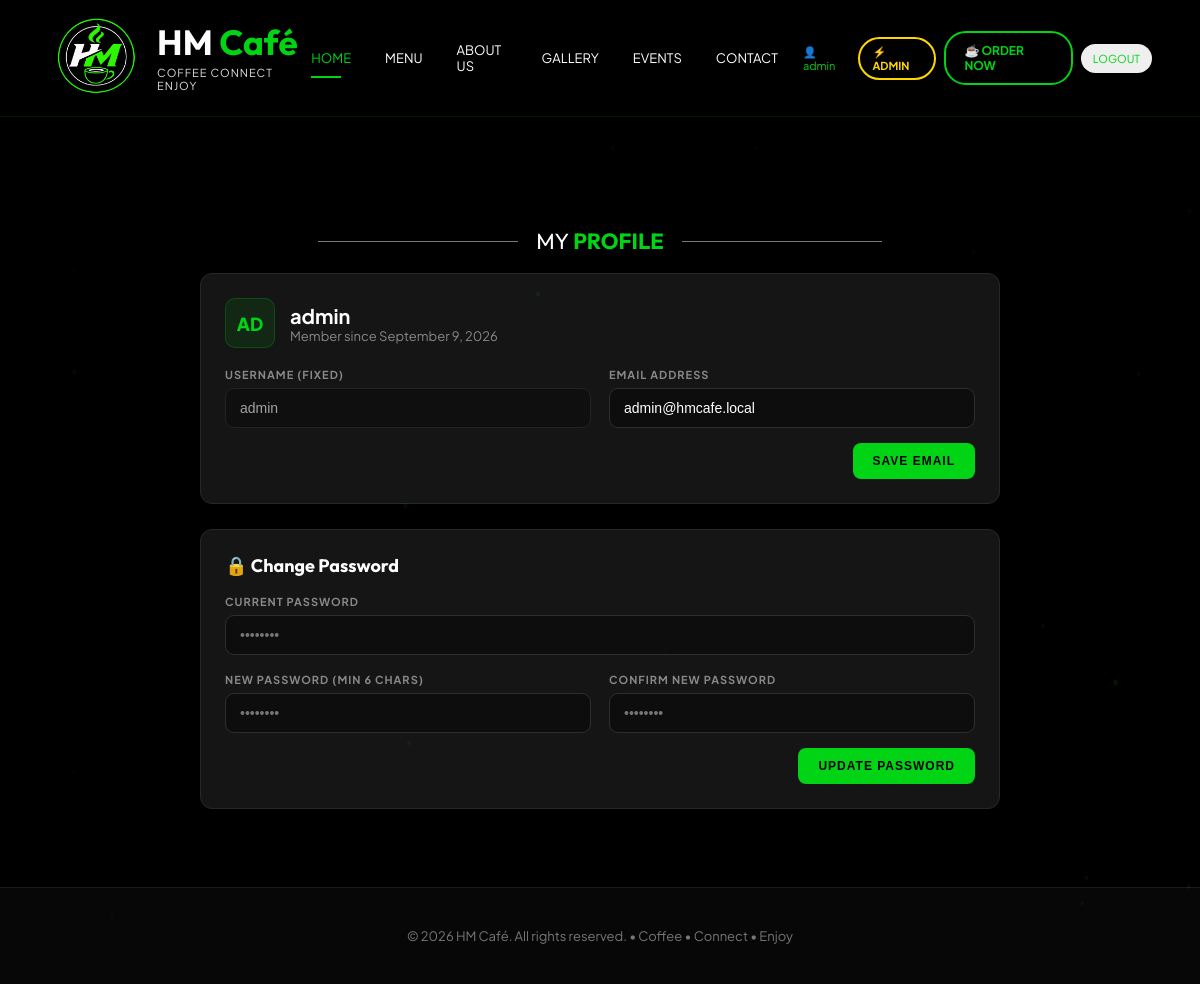
The app's page /profile.php (signed in) with its own data.
### tables this page shows
CREATE TABLE IF NOT EXISTS `users` (
    `user_id` INT NOT NULL AUTO_INCREMENT PRIMARY KEY,
    `username` VARCHAR(50) NOT NULL UNIQUE,
    `email` VARCHAR(120) NOT NULL UNIQUE,
    `password` VARCHAR(255) NOT NULL,
    `role` ENUM('customer','admin') NOT NULL DEFAULT 'customer',
    `created_at` TIMESTAMP DEFAULT CURRENT_TIMESTAMP
);

### config/functions.php (called while the page is built, shortened)
<?php
function e($value): string {
    return htmlspecialchars((string)$value, ENT_QUOTES, "UTF-8");
}

### profile.php (the view, shortened to what this page needs)
<?php
require_once __DIR__ . "/config/config.php";
require_once __DIR__ . "/config/functions.php";
$userId = (int)$_SESSION["user_id"];
$stmt = $conn->prepare("SELECT user_id, username, email, role, created_at FROM users WHERE user_id = ? LIMIT 1");
$stmt->bind_param("i", $userId);
$stmt->execute();
$user = $stmt->get_result()->fetch_assoc();
?>
<!DOCTYPE html>
<html lang="en">
<head>
    <link rel="stylesheet" href="style.css">
    <link rel="stylesheet" href="innovation.css">
</head>
<body>
<div class="page">
    <?php include __DIR__ . "/layout/navigation.php"; ?>
    <section class="order-page" style="padding-top: 110px; min-height: 80vh; align-items: flex-start;">
        <div style="max-width: 800px; width: 100%; margin: 0 auto;">
            <div class="section-title">
                <span></span>
                <h2>MY <strong>PROFILE</strong></h2>
                <span></span>
            </div>
            <div class="admin-panel-card" style="margin-bottom: 25px;">
                <div style="display: flex; align-items: center; gap: 15px; margin-bottom: 20px;">
                    <div class="avatar cust-av" style="width: 50px; height: 50px; font-size: 18px;">
                        <?= strtoupper(substr($user["username"], 0, 2)) ?>
                    </div>
                    <div>
                        <strong style="font-size: 20px; color: #fff;"><?= e($user["username"]) ?></strong>
                        <span style="display: block; font-size: 13px; color: #888;">Member since <?= date("F j, Y", strtotime($user["created_at"])) ?></span>
                    </div>
                </div>
                <form method="post" action="profile.php">
                    <div class="create-form-grid">
                        <div class="field-group">
                            <label>Username (Fixed)</label>
                            <input type="text" value="<?= e($user["username"]) ?>" disabled style="opacity: 0.6;">
                        </div>
                        <div class="field-group">
                            <label>Email Address</label>
                            <input type="email" name="email" value="<?= e($user["email"]) ?>" required>
                        </div>
                    </div>
                    <div style="margin-top: 15px; display: flex; justify-content: flex-end;">
                        <button type="submit" class="btn-admin-primary">SAVE EMAIL</button>
                    </div>
                </form>
            </div>
            <div class="admin-panel-card">
                <h2>🔒 Change Password</h2>
                <form method="post" action="profile.php">
                    <div class="create-form-grid">
                        <div class="field-group" style="grid-column: span 2;">
                            <label>Current Password</label>
                            <input type="password" name="current_password" required placeholder="••••••••">
                        </div>
                        <div class="field-group">
                            <label>New Password (min 6 chars)</label>
                            <input type="password" name="new_password" required placeholder="••••••••">
                        </div>
                        <div class="field-group">
                            <label>Confirm New Password</label>
                            <input type="password" name="confirm_password" required placeholder="••••••••">
                        </div>
                    </div>
                    <div style="margin-top: 15px; display: flex; justify-content: flex-end;">
                        <button type="submit" class="btn-admin-primary">UPDATE PASSWORD</button>
                    </div>
                </form>
            </div>
        </div>
    </section>
    <footer style="padding: 40px 7%; background: #070707; border-top: 1px solid #1a1a1a; text-align: center; color: #777; font-size: 13px;">
        <p>&copy; <?= date("Y") ?> HM Café. All rights reserved. • Coffee • Connect • Enjoy</p>
    </footer>
</div>
</body>
</html>

### style.css (style rules this page uses)
* { margin: 0; padding: 0; box-sizing: border-box; }
html { scroll-behavior: smooth; }
body { font-family: 'Plus Jakarta Sans', -apple-system, BlinkMacSystemFont, "Segoe UI", Roboto, sans-serif; background: #000; color: #fff; -webkit-font-smoothing: antialiased; -moz-osx-font-smoothing: grayscale; }
h1, h2, h3, h4, h5, h6, .brand strong, .admin-brand strong { font-family: 'Outfit', sans-serif; }
.page { width: 100%; min-height: 100vh; overflow: hidden; }
:root { --green: #00d414; --green-glow: rgba(0, 212, 20, 0.4); --dark-green: #009d10; --white: #fff; --gray: #aaa; --dark: #050505; --border: #777; --font-heading: 'Outfit', sans-serif; --font-body: 'Plus Jakarta Sans', sans-serif; }
.section-title { display: flex; align-items: center; justify-content: center; gap: 18px; margin-bottom: 18px; }
.section-title span { width: 25%; max-width: 270px; height: 1px; background: #777; }
.section-title h2 { font-size: 22px; font-weight: 400; white-space: nowrap; }
.section-title strong { color: var(--green); }
.order-page { min-height: calc(100vh - 100px); display: flex; align-items: center; justify-content: center; padding: 50px 20px; background: #000; }
.admin-panel-card { background:#151515;border:1px solid #282828;border-radius:12px;padding:24px;margin-bottom:28px }
.admin-panel-card h2 { font-size:18px;margin-bottom:18px;display:flex;align-items:center;gap:8px;color:#fff }
.btn-admin-primary { background:var(--green,#00d414);color:#000;border:none;padding:11px 20px;border-radius:8px;font-weight:800;font-size:12px;letter-spacing:1px;cursor:pointer;transition:all .2s }
.create-form-grid { display: grid; grid-template-columns: 1fr 1fr; gap: 18px; }
.field-group { display: flex; flex-direction: column; gap: 7px; }
.field-group label { font-size: 11px; font-weight: 700; letter-spacing: 1px; color: #888; text-transform: uppercase; }
.field-group input, .field-group select { background: #0d0d0d; border: 1px solid #2e2e2e; color: #fff; padding: 11px 14px; border-radius: 9px; font-size: 14px; outline: none; transition: border-color .2s; }
.avatar { width: 38px; height: 38px; border-radius: 10px; display: inline-flex; align-items: center; justify-content: center; font-weight: 800; font-size: 15px; flex-shrink: 0; text-transform: uppercase; }
.avatar.cust-av { background: rgba(0,212,20,.10); color: #00d414; border: 1px solid rgba(0,212,20,.2); }

### innovation.css (style rules this page uses)
.section-title h2 { position: relative; }
.section-title span { transition: width 0.8s cubic-bezier(0.16, 1, 0.3, 1), background 0.4s; }

### records on screen
users: username "AD", username "admin", created_at "September 9, 2026", email "admin@hmcafe.local"

### other values on screen
$_SESSION["username"] "admin"
